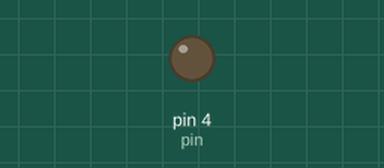
Recording of a sketch running on a simulated Arduino Uno, built with avr-gcc and run on an emulated ATmega328P. On the bench: output pins drawn as LEDs (lit = HIGH).

Above: at 0.3 s.
At 3.9 s:
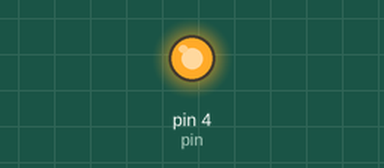
Timing chart, 0 to 6.0 s (numbered marks = the images above):
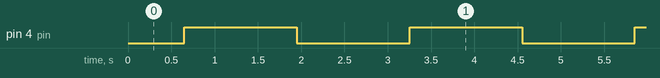

Measured:
- by itself, pin 4 (pin): alternates HIGH for 1.3 s and LOW for 1.3 s

The sketch:

Analog_Write.ino
```cpp
#define pin 4
void setup()
{
  Serial.begin(9600);
  pinMode(pin,OUTPUT);
}

void loop()
{
  for(int i=0;i<255;i+=10)
  {
    analogWrite(pin,i);
    delay(50);
  }
  for(int i=255;i>=0;i-=10)
  {
    analogWrite(pin,i);
    delay(50);
  }
}
```
